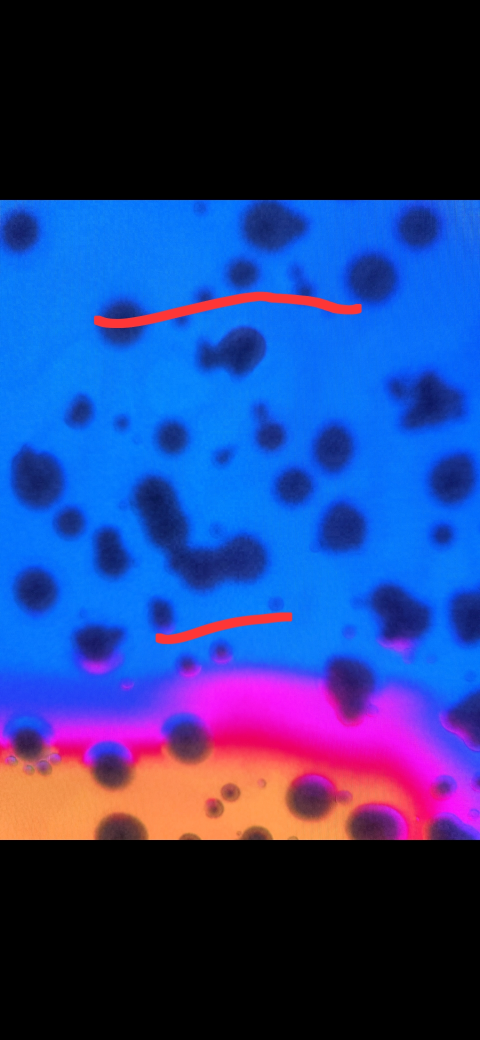
#> input picture reference/shots/photos/aj-reflection-radius-markup.jpg, 1440 x 3120 px (shown at 1/3 size)
$ python make_standin.py ../../../reference/shots/photos/aj-reflection-radius-markup.jpg ../../../reference/shots/photos/backlit-glass-ref-volumetric.jpg 1.0
#> lines starting #> are read from the running program, lines starting #| are printed output that depends on the picture; after the words box and inside, x2 and y2 are one past the last pixel; in counts of white or black regions, pixels touching at a corner belong together
# Stand-in OilTank dump (DUMP-SCHEMA v1) from a live FluidWallpaper frame: the dark oil areas of the
# screenshot become a smooth signed-distance-like height ramp (16-bit), 0 outside.
import numpy as np, cv2, sys, json, os
src, outdir, thr = sys.argv[1], sys.argv[2], float(sys.argv[3]) if len(sys.argv) > 3 else 0.42
W, H = 2560, 1440
os.makedirs(outdir, exist_ok=True)
im = cv2.imread(src, cv2.IMREAD_COLOR)[:, :, ::-1].astype(np.float32) / 255.0
im = cv2.resize(im, (W, H), interpolation=cv2.INTER_CUBIC)
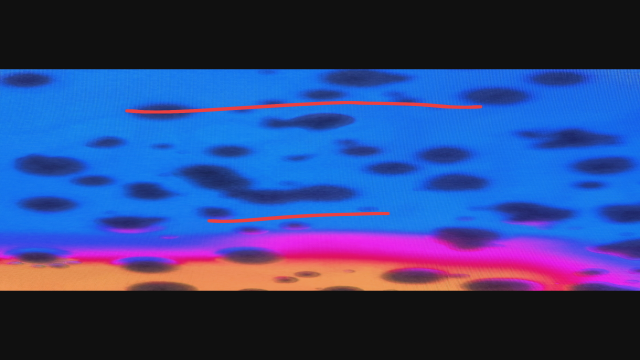
#> im: shape (1440, 2560, 3) float32 (shown at 1/4 size); mean R, G, B 0.146, 0.224, 0.505; drawn with min black and max white
mx = im.max(axis=2)
mx = cv2.GaussianBlur(mx, (0, 0), 3.0)                      # kill the film grain before thresholding
# the screenshot's own vignette darkens the corners to near black: divide it out (radial, corner = 1)
yy, xx = np.mgrid[0:H, 0:W].astype(np.float32)
rn = np.sqrt(((xx - W / 2) / (W / 2)) ** 2 + ((yy - H / 2) / (H / 2)) ** 2) / np.sqrt(2.0)
t = np.clip((rn - 0.80) / 0.25, 0, 1); vig = np.maximum(1.0 - t * t * (3 - 2 * t), 0.05)
ratio = mx / vig
inside = (ratio < thr).astype(np.uint8)
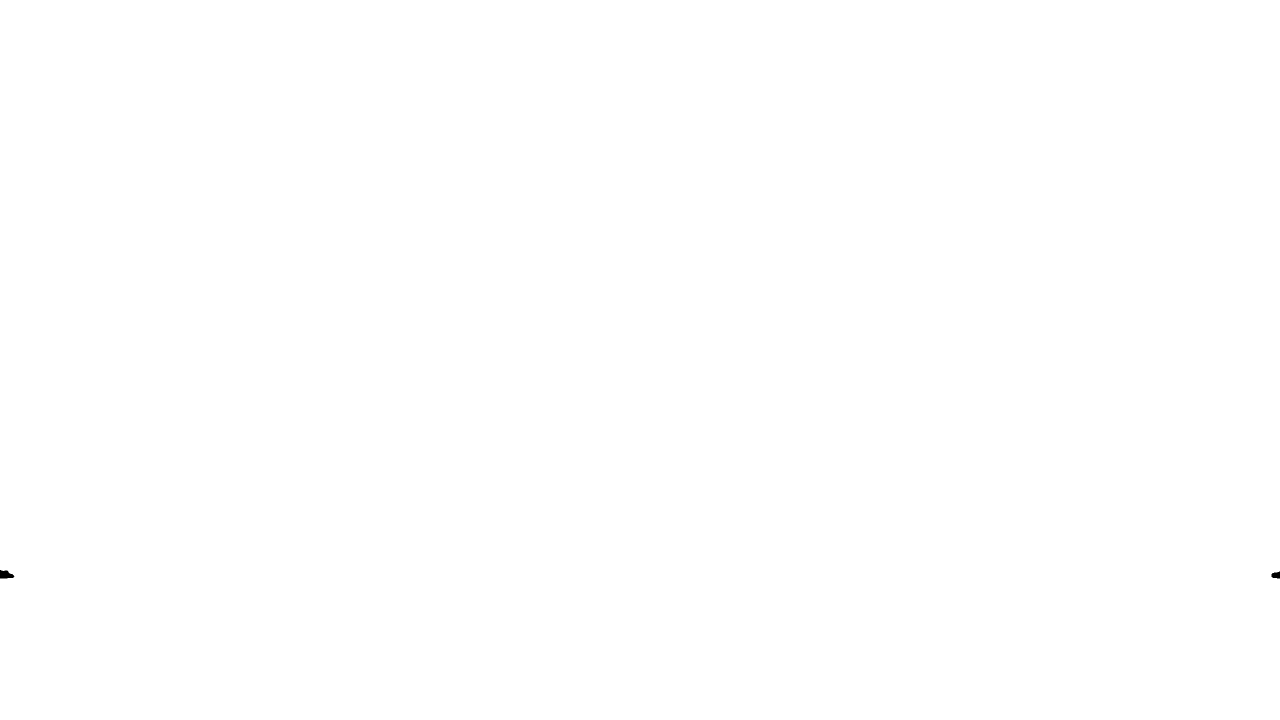
#> inside: shape (1440, 2560) (shown at 1/2 size); values 0 (black) and 1 (white), 100% white; 2 black regions, box (x1, y1, x2, y2) and area: (0, 1140, 29, 1157) 353, (2543, 1143, 2560, 1157) 188
cv2.imwrite(os.path.join(outdir, 'ratio-preview.png'), cv2.resize((np.clip(ratio,0,1)*255).astype(np.uint8), (1280, 720), interpolation=cv2.INTER_AREA))
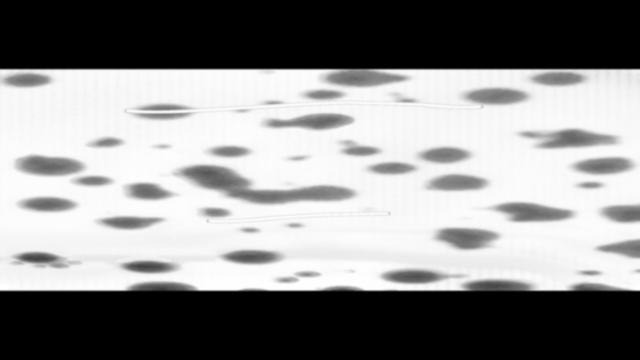
#> saved as ratio-preview.png: shape (720, 1280) (shown at 1/2 size); min 0, max 255, mean 140
cv2.imwrite(os.path.join(outdir, 'ratio-preview.png'), cv2.resize((np.clip(ratio,0,1)*255).astype(np.uint8), (1280, 720), interpolation=cv2.INTER_AREA))
# drop specks smaller than ~3 px radius (grain clumps) via an opening
inside = cv2.morphologyEx(inside, cv2.MORPH_OPEN, cv2.getStructuringElement(cv2.MORPH_ELLIPSE, (5, 5)))
din = cv2.distanceTransform(inside, cv2.DIST_L2, 5)
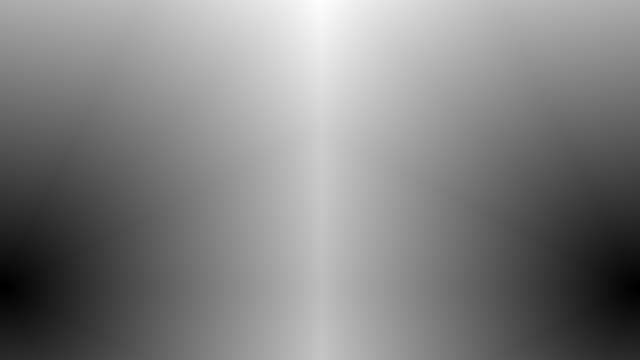
#> din: shape (1440, 2560) float32 (shown at 1/4 size); min 0, max 1695.7, mean 864.1; drawn with min black and max white
dout = cv2.distanceTransform(1 - inside, cv2.DIST_L2, 5)
sdf = din - dout                                             # px, >0 inside
# sub-pixel edge: the blurred brightness itself crosses thr smoothly; blend the EDT with it near the edge
sdf = cv2.GaussianBlur(sdf.astype(np.float32), (0, 0), 2.0) # smooth iso-lines (no EDT quantisation steps)
R = 40.0                                                     # px: ramp width to full thickness
x = np.clip(sdf / R, 0.0, 1.0)
h = 1.0 - (1.0 - x) ** 2                                     # sessile-cap-like: steep at the edge, flat top
h[sdf <= 0] = 0.0
# guarantee the iso value 0.02 sits at sdf ~ 0.4 px: h(0.4px) = 1-(1-0.01)^2 ~ 0.02
h16 = np.round(h * 65535.0).astype(np.uint16)
cv2.imwrite(os.path.join(outdir, 'height.png'), h16)
prev = (h * 255).astype(np.uint8)
cv2.imwrite(os.path.join(outdir, 'height-preview.png'), cv2.resize(prev, (1280, 720), interpolation=cv2.INTER_AREA))
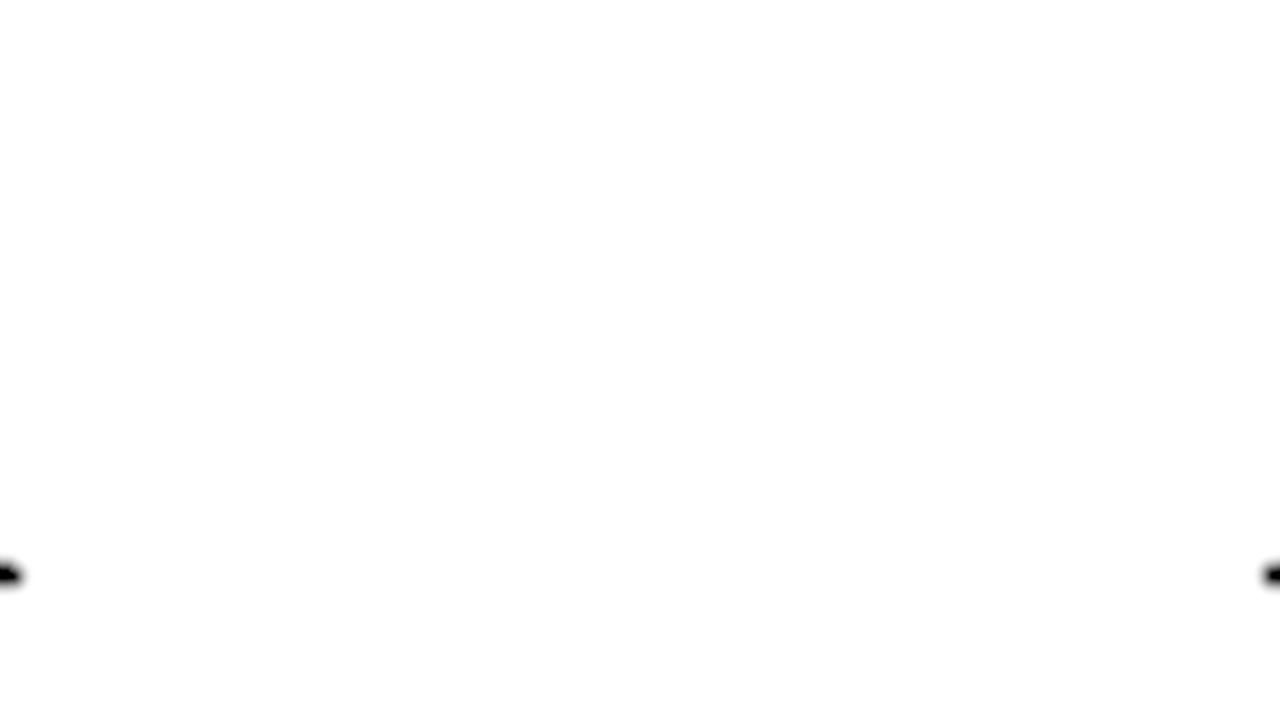
#> saved as height-preview.png: shape (720, 1280); min 0, max 255, mean 254.8
print('oil cover %.3f  h>0.02 %.3f' % (inside.mean(), (h > 0.02).mean()))
#| oil cover 1.000  h>0.02 1.000
dump = {
  "version": 1,
  "t": 0.0,
  "width": W, "height": H,
  "_source": "STAND-IN: dark oil areas of handoff/review/cycle-final/stage-06-Scheme_Magenta_Cyan.png (1280x720, upscaled), "
             "thr %.2f on the 3px-blurred max channel with the screenshot's radial vignette divided out, EDT ramp R=%dpx; film_rgb = the measured magenta film (linear), accent = the cyan film" % (thr, R),
  "film_rgb": [1.0, 0.0048, 0.227],
  "accent_rgb": [0.0048, 0.275, 0.371],
  "height_png": "height.png",
  "film_png": "",
  "droplets": []
}
json.dump(dump, open(os.path.join(outdir, 'dump.json'), 'w'), indent=2)

$ run again, on reference/shots/photos/bk-too-bubbly-live-0923.jpg
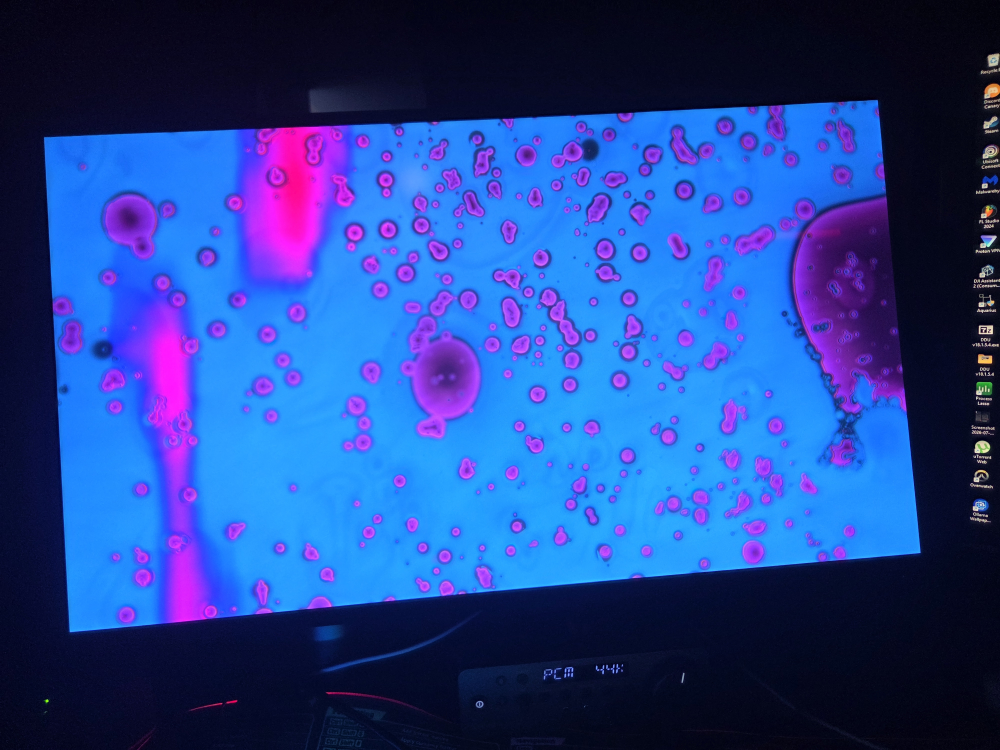
#> input picture reference/shots/photos/bk-too-bubbly-live-0923.jpg, 4000 x 3000 px (shown at 1/4 size)
#> `cv2.imwrite(os.path.join(outdir, 'ratio-preview.png'), cv2.resize((np...`:
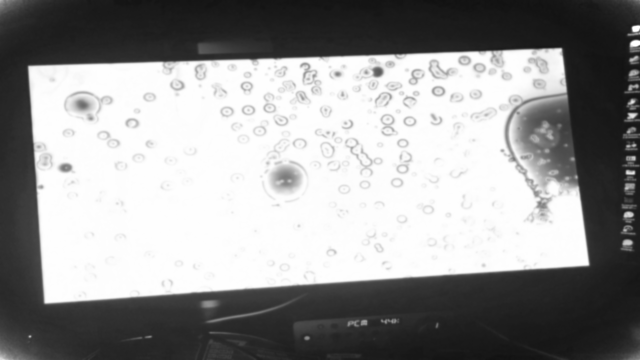
#> saved as ratio-preview.png: shape (720, 1280) (shown at 1/2 size); min 17, max 255, mean 147.7
#> `din = cv2.distanceTransform(inside, cv2.DIST_L2, 5)`:
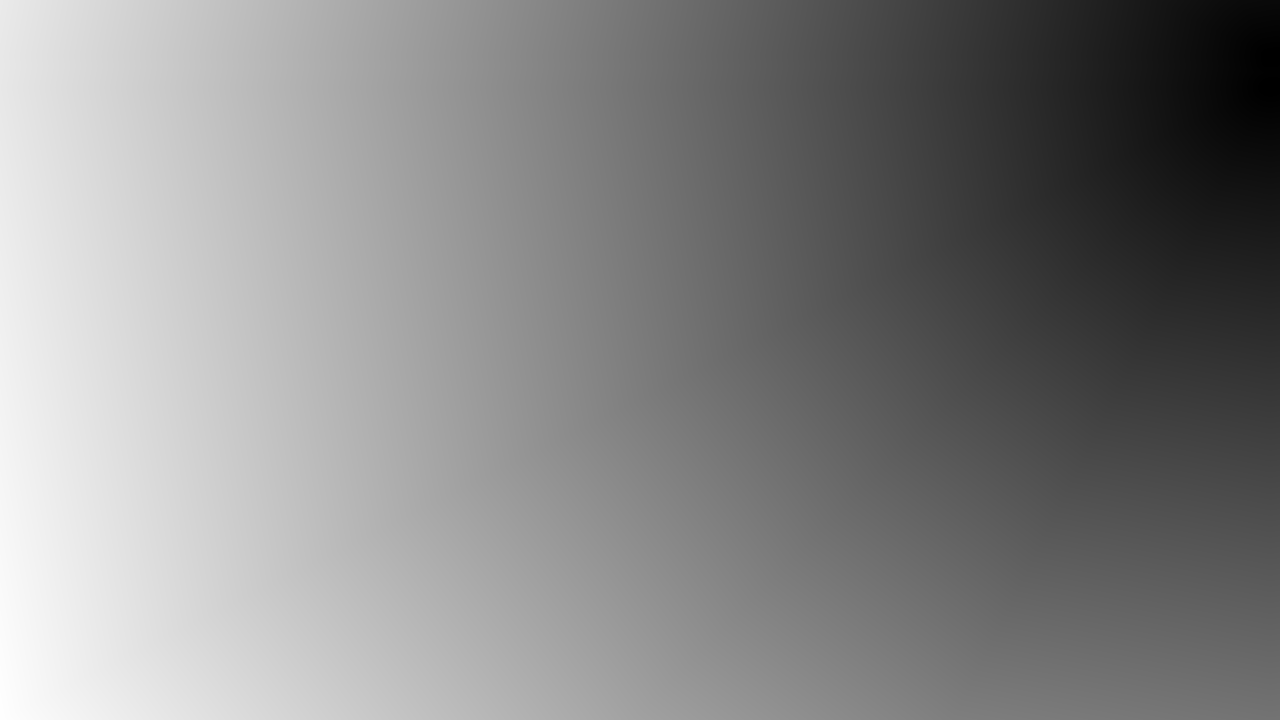
#> din: shape (1440, 2560) float32 (shown at 1/2 size); min 0, max 2775.3, mean 1463.8; drawn with min black and max white
#| oil cover 1.000  h>0.02 1.000

$ run again, on reference/shots/photos/bk-vibe-ref-1-cyan-black-masses.jpg
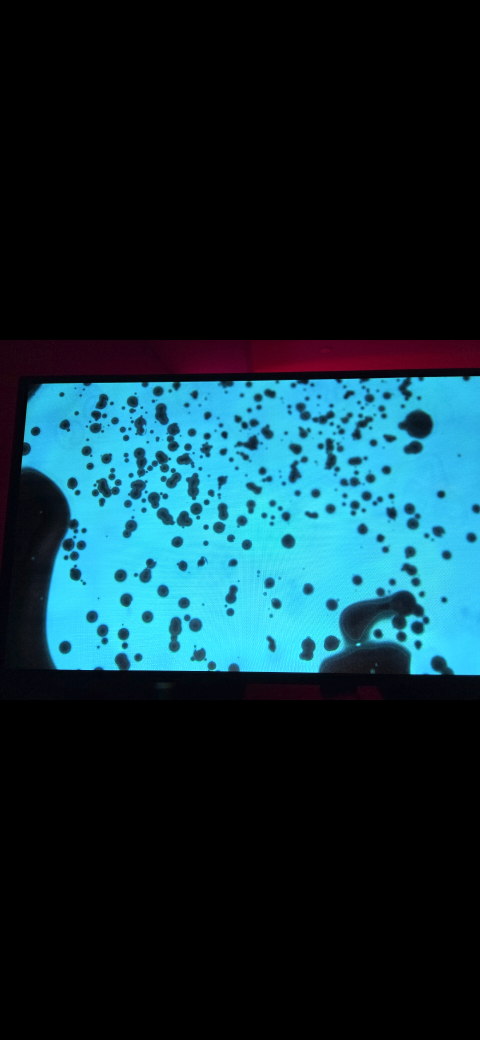
#> input picture reference/shots/photos/bk-vibe-ref-1-cyan-black-masses.jpg, 1440 x 3120 px (shown at 1/3 size)
#> `im = cv2.resize(im, (W, H), interpolation=cv2.INTER_CUBIC)`:
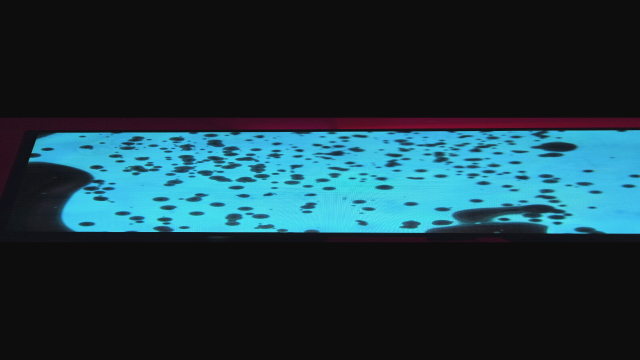
#> im: shape (1440, 2560, 3) float32 (shown at 1/4 size); mean R, G, B 0.063, 0.185, 0.224; drawn with min black and max white
#> inside: shape (1440, 2560); every value is 1
#> `cv2.imwrite(os.path.join(outdir, 'ratio-preview.png'), cv2.resize((np...`:
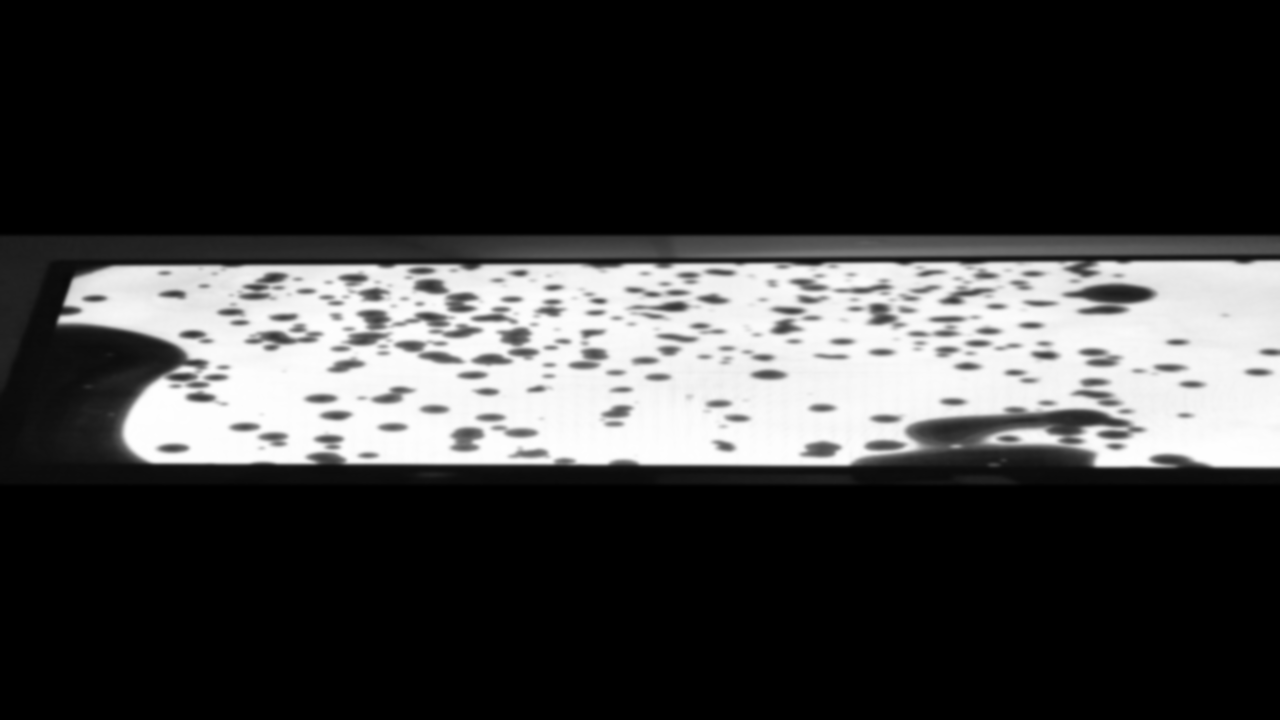
#> saved as ratio-preview.png: shape (720, 1280); min 0, max 254, mean 58
#> din: shape (1440, 2560) float32; every value is 3.4e+38
#> dout: shape (1440, 2560) float32; every value is 0
#> sdf: shape (1440, 2560) float32; every value is NaN or infinite
#> x: shape (1440, 2560) float32; every value is 1
#> h16: shape (1440, 2560) uint16; every value is 65535
#> prev: shape (1440, 2560); every value is 255
#| oil cover 1.000  h>0.02 1.000
